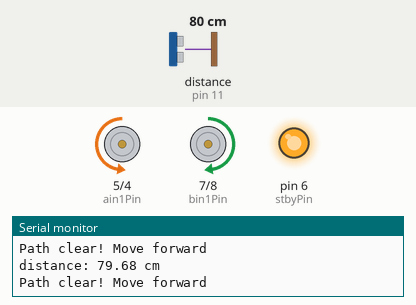
This sketch was run on a simulated Arduino Uno, built with avr-gcc and run on an emulated ATmega328P. On the bench: motor-driver pin pairs drawn as motors (green arrow = first pin HIGH = forward, orange = second pin HIGH = backward, longer = more drive, scaled by the enable pin, stopped while the standby pin is LOW), output pins drawn as LEDs (lit = HIGH), the last lines printed to the serial monitor. Wiring (inferred from the names in the program): ultrasonic range finder: trigger pin 10; echo pin 11. The test bench sets the inputs (shaded band); at power-on: distance to the obstacle (sensor on pin 11) 80 cm. The echo pulse lasts 58.3 µs per cm; pins used as bus, display or sensor lines are not drawn.

Above: at 1.2 s.
1.3 s: distance to the obstacle (sensor on pin 11) set to 2 cm
At 2.0 s:
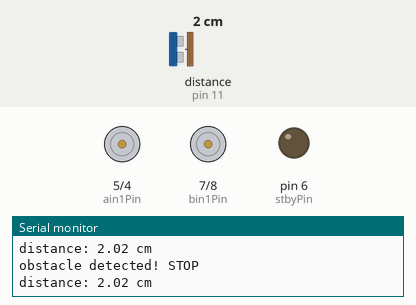
2.8 s: distance to the obstacle (sensor on pin 11) set to 60 cm
At 4.1 s:
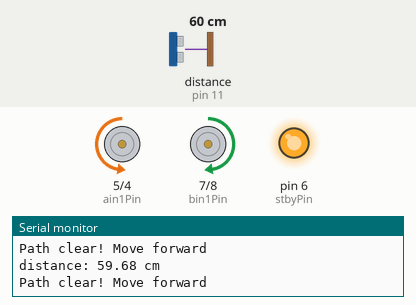
4.4 s: distance to the obstacle (sensor on pin 11) set to 4 cm
At 5.3 s:
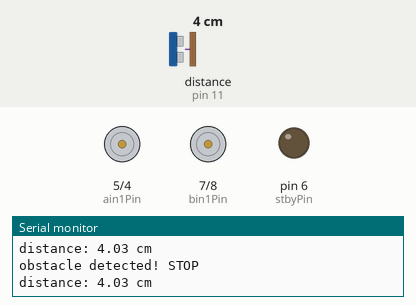
Timing chart, 0 to 7.4 s (numbered marks = the images above; inputs shaded):
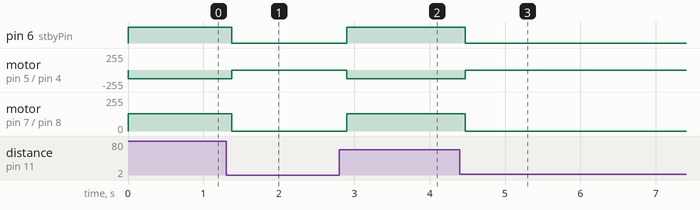

The sketch:

autonomousMiniRover.ino
```cpp
unsigned long duration;
bool measuring = true;
const int pwmaPin =3; //control motor speed
const int ain2Pin =4;//control motor direction
const int ain1Pin =5;//control motor direction
const int stbyPin =6; //enable /disenable the driver
const int bin1Pin =7;//control motor direction
const int bin2Pin =8;//control motor direction
const int pwmbPin =9; //control motor speed
const int trigPin =10; //output in arduino perpective
const int echoPin =11; //input in arduino perpective

// function prototypes
void testMotorA();
void testMotorB();
void stopMotorA();
void stopMotorB();
void moveForward();
void stopMotor();


void setup() {
  pinMode(trigPin,OUTPUT); // send the trig signal
  pinMode(pwmaPin,OUTPUT);
  pinMode(pwmbPin,OUTPUT);
  pinMode(ain1Pin,OUTPUT);
  pinMode(ain2Pin,OUTPUT);
  pinMode(bin1Pin,OUTPUT);
  pinMode(bin2Pin,OUTPUT);
  pinMode(echoPin,INPUT); // recive the eacho signal
  pinMode(stbyPin,OUTPUT);
  digitalWrite(stbyPin,LOW);
  analogWrite(pwmaPin,0);
  analogWrite(pwmbPin,0);
  digitalWrite(ain1Pin,LOW);
  digitalWrite(ain2Pin,LOW);
  digitalWrite(bin1Pin,LOW);
  digitalWrite(bin2Pin,LOW);

  Serial.begin(9600);
}

void loop() {

  // check the input from the serial monitor
  //imput 'p' to puase the sensor, 'r to resume the sensor
  if (Serial.available() > 0)
  {
    char command = Serial.read();
    if(command =='p')
    {
      measuring=false;
      stopMotor();
    }else if(command =='r')
    {
      measuring =true;
    }
  }

  //running the sensor only if the measuring is true
  if(measuring)
  {
    //set TRIG LOW briefly
    digitalWrite(trigPin,LOW);
    delayMicroseconds(2);
    // set TRIG HIGH for 10 microseconds
    digitalWrite(trigPin,HIGH);
    delayMicroseconds(10);
    // set TRIG LOW again
    digitalWrite(trigPin,LOW);

    //read echo signal
    duration = pulseIn(echoPin, HIGH, 30000);
    if(duration ==0) // if no echo before 30 ms
    {
      Serial.println("no echo detacted!");
      stopMotor();
    }else{
      float distance =(0.0343*duration)/2; //distance calculation
      Serial.print("distance: ");
      Serial.print(distance);
      Serial.println(" cm ");

      if (distance <=20)
      {
      //obstacle detected, stop
      Serial.println("obstacle detected! STOP");
      stopMotor();

      }else{
       Serial.println("Path clear! Move forward");
       moveForward();
       }
    }

    delay(100); //100ms


  }


}
void testMotorA()
{
  // moving forward ain1 = LOW, ain2 =HIGH
  digitalWrite(ain1Pin,LOW);
  digitalWrite(ain2Pin,HIGH);
  analogWrite(pwmaPin,128);
}
void testMotorB()
{
  //// moving forward bin1 = HIGH, ain2 =LOW
  digitalWrite(bin1Pin,HIGH);
  digitalWrite(bin2Pin,LOW);
  analogWrite(pwmbPin,128);
}
// Make motor a coast a stop, not a brake
void stopMotorA()
{
  analogWrite(pwmaPin,0);
  digitalWrite(ain1Pin,LOW);
  digitalWrite(ain2Pin,LOW);
}
void stopMotorB()
{
  analogWrite(pwmbPin,0);
  digitalWrite(bin1Pin,LOW);
  digitalWrite(bin2Pin,LOW);
}
void moveForward()
{
  digitalWrite(stbyPin, HIGH);
  testMotorA();
  testMotorB();
}
void stopMotor()
{
  stopMotorA();
  stopMotorB();
  digitalWrite(stbyPin, LOW);

}
```

Measured:
- after the input at 1.3 s, pin 6 (stbyPin): HIGH → LOW after 0.08 s; motor on pin 5 (ain1Pin) / pin 4 (ain2Pin): backward 128/255 → stopped after 0.08 s; motor on pin 7 (bin1Pin) / pin 8 (bin2Pin): forward 128/255 → stopped after 0.08 s
- after the input at 2.8 s, pin 6 (stbyPin): LOW → HIGH after 0.10 s; motor on pin 5 (ain1Pin) / pin 4 (ain2Pin): stopped → backward 128/255 after 0.10 s; motor on pin 7 (bin1Pin) / pin 8 (bin2Pin): stopped → forward 128/255 after 0.10 s
- after the input at 4.4 s, pin 6 (stbyPin): HIGH → LOW after 0.07 s; motor on pin 5 (ain1Pin) / pin 4 (ain2Pin): backward 128/255 → stopped after 0.07 s; motor on pin 7 (bin1Pin) / pin 8 (bin2Pin): forward 128/255 → stopped after 0.07 s
